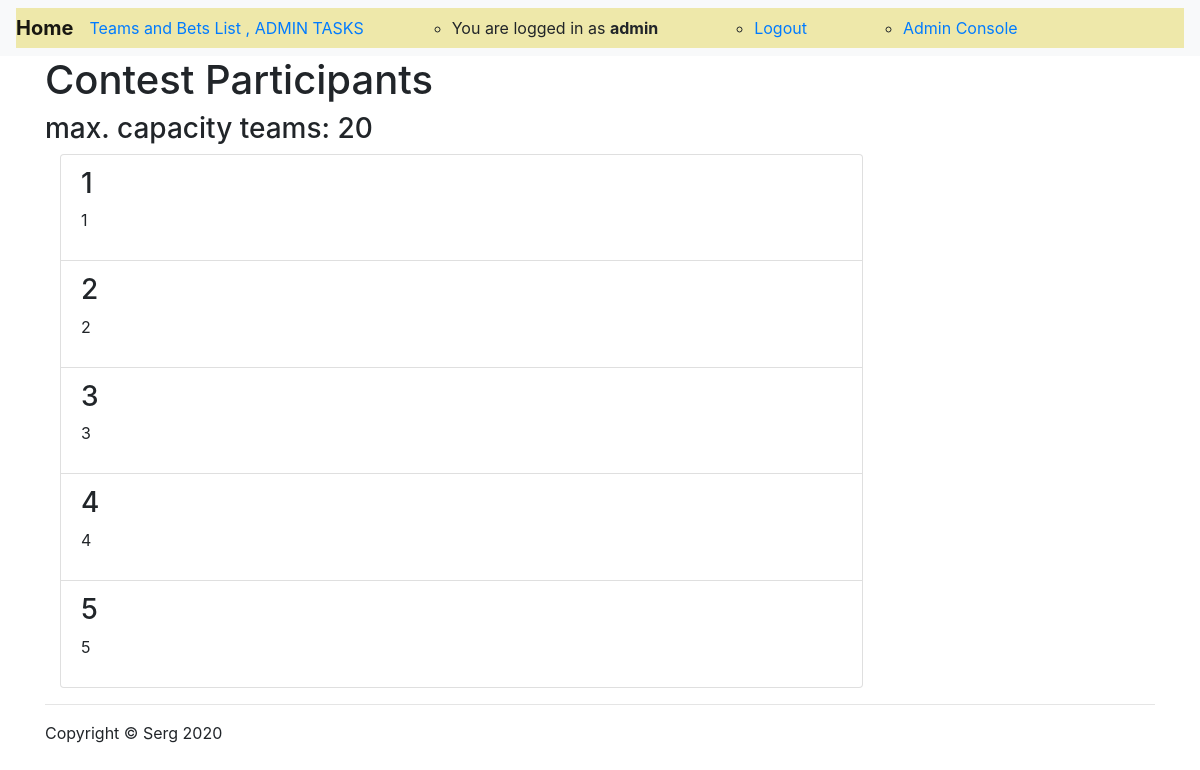
The page /contest/participants/if8px8yqwu97fzl0pndm52gb4mt1ybqd/ (signed in) on the database as committed earlier.
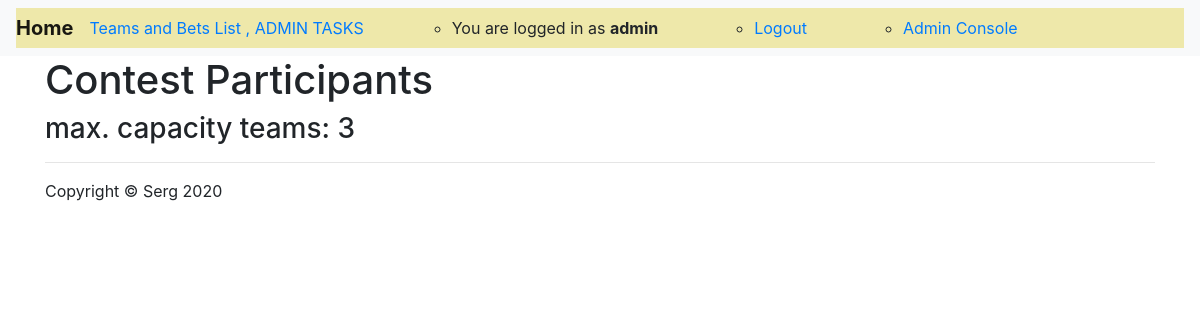
The same page on the database as committed later.
### sergtoto/models.py (models this page shows, shortened)
class Contest(models.Model):
    contest_start_date = models.DateTimeField(blank=True)
    contest_started = models.BooleanField(default=False)
    contest_completed = models.BooleanField(default=False)
    slug = models.SlugField(max_length=32, unique=True, editable=True)
    game_length = models.IntegerField(default=10)
    pause_length = models.IntegerField(default=5)
    max_teams = models.IntegerField(default=20)
    games_sheduled = models.BooleanField(default=False)

class ParticipantTeam(models.Model):
    valid = models.BooleanField(default=False, blank=True)
    team = models.ForeignKey(Team, on_delete=models.CASCADE)
    contest = models.ForeignKey(Contest, on_delete=models.CASCADE)

class Team(models.Model):
    name = models.CharField(verbose_name='team_name', max_length=30, unique=True, )
    description = models.TextField()
    added_by = models.ForeignKey(MyUser, on_delete=models.CASCADE)
    slug = models.SlugField(blank=True)
    selected_for_contest = models.BooleanField(default=False, blank=True)

### sergtoto/views.py (the view)
# urls.py: path('contest/participants/<str:slug>/', contest_participants, name='contest_participants'),
def contest_participants(request, slug):
    contest = Contest.objects.get(slug=slug)
    participants = ParticipantTeam.objects.filter(contest__slug=slug)
    context = {
        'contest':contest,
        'participants': participants,
    }
    return render(request, 'contest_participants.html', context)

### sergtoto/templates/contest_participants.html (shortened to what this page needs)
{% extends 'base.html' %}
{% load static %}
{% block content %}
    <h1>Contest Participants</h1>
    <h3>max. capacity teams: {{ contest.max_teams }}</h3>
    <div class="col-lg-9">
        {% for participant in  participants %}
            <div class="list-group-item">
                <h3>{{ participant.team.name }}</h3>
                <p>{{ participant.team.description }}</p>
            </div>
        {% endfor %}
    </div>
{% endblock content %}

Rows that differ between the two databases and show on the page:
removed ParticipantTeam: team.name "1", team.description "1"
removed ParticipantTeam: team.name "2", team.description "2"
removed ParticipantTeam: team.name "3", team.description "3"
removed ParticipantTeam: team.name "4", team.description "4"
removed ParticipantTeam: team.name "5", team.description "5"
changed Contest: max_teams "20" → "3"
